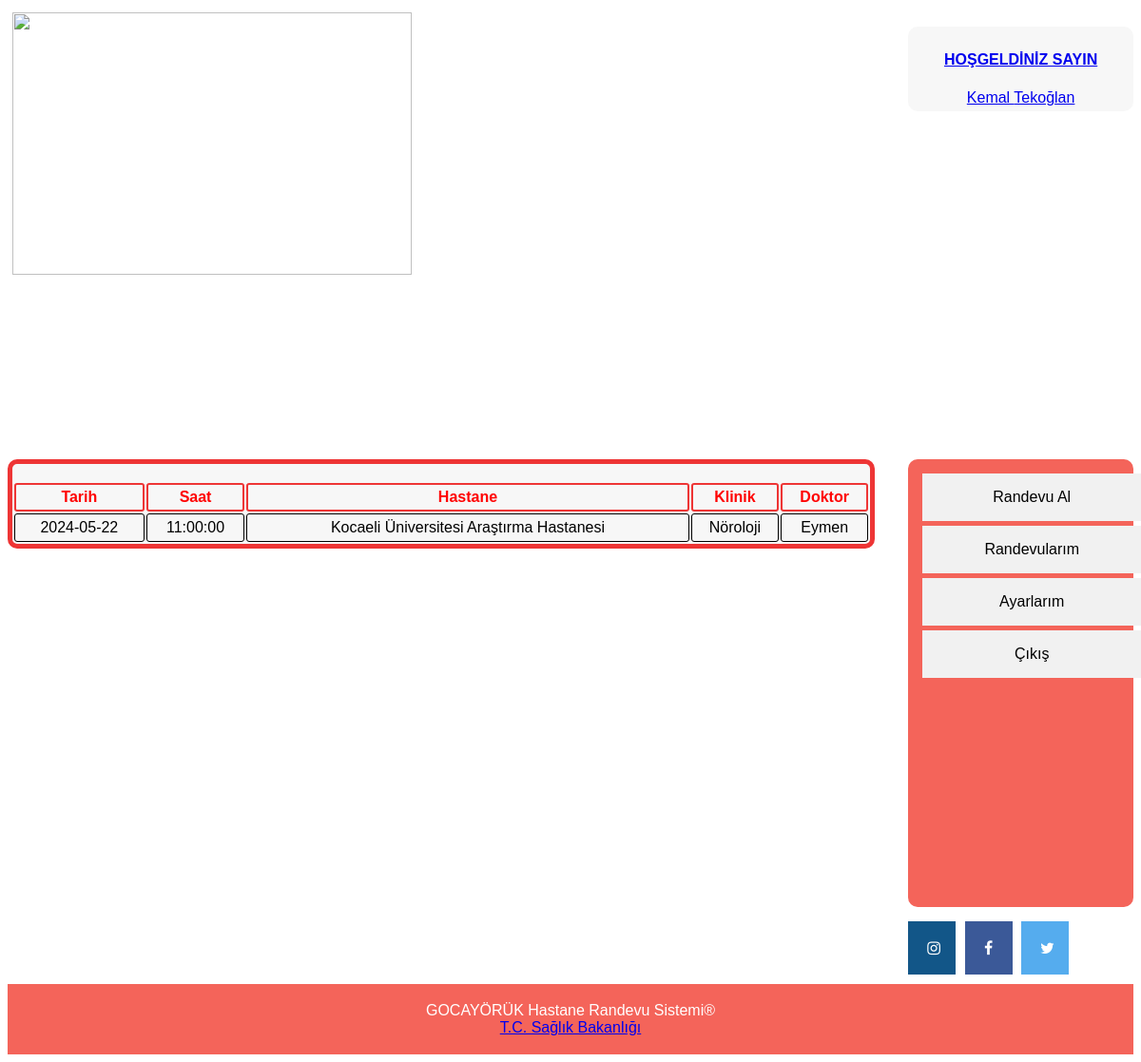
Screenshot of /SHRS/gecmisRandevu.php (signed in) with the database file from the repository.
### tables this page shows
CREATE TABLE `hasta` (
  `user_id` int(11) NOT NULL,
  `user_ad` varchar(50) NOT NULL,
  `user_soyad` varchar(50) NOT NULL,
  `user_sifre` varchar(255) NOT NULL,
  `user_tc` varchar(11) NOT NULL,
  `user_tel` varchar(15) NOT NULL,
  `user_mail` varchar(100) NOT NULL,
  `user_adres` text NOT NULL
);

CREATE TABLE `randevu` (
  `randevu_id` int(11) NOT NULL,
  `randevu_tarih` date NOT NULL,
  `randevu_saat` time NOT NULL,
  `randevu_hastane` varchar(255) NOT NULL,
  `randevu_klinik` varchar(255) NOT NULL,
  `randevu_doktor` varchar(255) NOT NULL,
  `randevu_hasta_id` int(11) NOT NULL
);

### SHRS/kayit.php (called while the page is built, shortened)
<?php
include ("baglan.php");
    $kullanicisor=$db->prepare("SELECT * FROM hasta WHERE user_tc=:user_tc");
    $kullanicisor-> execute([
    'user_tc' => $_SESSION['kullanici_tc']
    ]);
    $kullanicicek=$kullanicisor->fetch(PDO::FETCH_ASSOC);
?>

### SHRS/gecmisRandevu.php (the view, shortened to what this page needs)
<?php include 'kayit.php'; ?>
<html>
<head>
    <link rel="stylesheet" type="text/css" href="main.css">
    <link rel="stylesheet" href="https://cdnjs.cloudflare.com/ajax/libs/font-awesome/4.7.0/css/font-awesome.min.css">
</head>
<body>
    <div class="topBar">
    <img src="../SHRS/newlogo.png" />
        <div class="userLogin">
            <a href="user.php">
                <h4> HOŞGELDİNİZ SAYIN </h4>
                <?php echo $kullanicicek['user_ad']; echo " " ; echo $kullanicicek['user_soyad']; ?>
            </a>
        </div>
    </div>
    <div class="randevular">
        <table>
            <tr>
                <th>Tarih</th>
                <th>Saat</th>
                <th>Hastane</th>
                <th>Klinik</th>
                <th>Doktor</th>
            </tr>
            <?php
        $randevu_sor = $db ->prepare("SELECT * FROM Randevu
        INNER JOIN hasta ON randevu.randevu_hasta_id=hasta.user_id WHERE user_tc=:user_tc ");
        $randevu_sor->execute([
            'user_tc' => $_SESSION['kullanici_tc']
        ]);
        while($randevu_cek=$randevu_sor->fetch(PDO::FETCH_ASSOC)){ ?>
            <tr>
                <td> <?php echo $randevu_cek['randevu_tarih']; ?> </td>
                <td> <?php echo $randevu_cek['randevu_saat']; ?> </td>
                <td> <?php echo $randevu_cek['randevu_hastane']; ?> </td>
                <td> <?php echo $randevu_cek['randevu_klinik']; ?> </td>
                <td> <?php echo $randevu_cek['randevu_doktor']; ?> </td>
            </tr> <br>
            <?php } ?>
        </table>
    </div>
    <div class="userPanel">
        <a href="randevuAl.php"> <button class="dropbtn" form="action=POST">Randevu Al</button> </a> <br>
        <div class="dropdown">
            <button class="dropbtn">Randevularım</button> <br>
        </div>
        <a href="hesap.php"> <button class="dropbtn">Ayarlarım</button> </a><br>
        <a href="logout.php"> <button class="dropbtn">Çıkış</button> </a>
    </div>
    <div class="social">
        <a href="#" class="fa fa-instagram"></a>
        <a href="#" class="fa fa-facebook"></a>
        <a href="#" class="fa fa-twitter"></a>
    </div>
    <footer>
        <p>GOCAYÖRÜK Hastane Randevu Sistemi®<br>
            <a href="https://saglik.gov.tr">T.C. Sağlık Bakanlığı</a>
        </p>
    </footer>
</body>
</html>

### SHRS/main.css (style rules this page uses)
body { font-family:Arial, Helvetica, sans-serif; }
footer { margin-top: 10px; text-align: center; padding: 3px; background-color: rgba(241, 48, 34, 0.747); color: white; }
img { padding: 5px; width: 60%; margin-bottom: 5px; }
.social { margin-top: 15px; margin-left: 80%; width: 20%; position: relative; }
.userPanel { background-color: rgba(241, 48, 34, 0.747); width: 20%; height: 60%; margin-left: 80%; padding: 15px; position: relative; color: #f2f2f2; border-radius: 10px; }
.userLogin { margin-top: 20px; margin-right: auto; width: 20%; float: right; text-align: center; background-color: #e0e0e046; border-radius: 10px; padding: 5px; }
.randevular { border: solid 5px #ee3535; border-radius: 10px; width: 76%; position: absolute; background-color: #e0e0e046; }
.randevular table { width: 100%; text-align: left; border-radius: 10px; text-align: center; }
.randevular th { border-radius: 3px; border: solid 2px #ee3535; height: 30px; color: red; }
.randevular td { border: solid 1px; height: 30px; border-radius: 3px; }
.randevular tr { border: solid 1px; height: 30px; }
* { box-sizing:border-box }
.fa { padding: 20px; font-size: 30px; width: 50px; text-align: center; text-decoration: none; margin-right: 5px; }
.fa-facebook { background: #3B5998; color: white; }
.fa-twitter { background: #55ACEE; color: white; }
.fa-instagram { background: #125688; color: white; }
.dropbtn { background-color: #f1f1f1; color: black; padding: 16px; font-size: 16px; border: none; cursor: pointer; width: 230px; margin-bottom: 5px; }
.dropdown { position: relative; display: inline-block; }

### rows the page displays
hasta: user_ad "Kemal", user_soyad "Tekoğlan"
randevu: randevu_tarih "2024-05-22", randevu_saat "11:00:00", randevu_hastane "Kocaeli Üniversitesi Araştırma Hastanesi", randevu_klinik "Nöroloji", randevu_doktor "Eymen"
